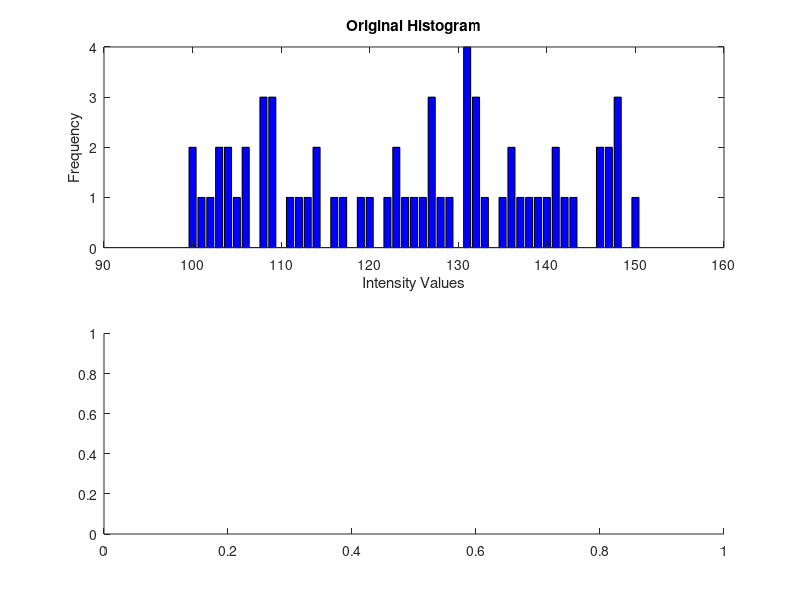

Write MATLAB code to recreate this figure. (Note: this script raises an error after producing the figure.)
%Histogram Equalisation
%Created by Vignesh Kailash

clc;
clear all;
close all;


I = round(100 + (100 - 50) * rand(8)); % Values in the range [50, 150]


Ia = I(:)';


sortIa = sort(Ia);


[uniqueNumbers, ~, idx] = unique(sortIa); % Unique intensities and indices
frequencies = accumarray(idx, 1); % Frequency of each intensity


cumulativeFrequencies = cumsum(frequencies);


totalPixels = numel(I);


cdf_min = min(cumulativeFrequencies(cumulativeFrequencies > 0));


L = 256;


h_v = round(((cumulativeFrequencies - cdf_min) / (totalPixels - cdf_min)) * (L - 1));


equalizedImage = zeros(size(I)); % Initialize equalized image
for i = 1:length(uniqueNumbers)
    equalizedImage(I == uniqueNumbers(i)) = h_v(i);
end

equalizedImage = uint8(equalizedImage);
I = uint8(I);


figure(1);
subplot(2, 1, 1);
bar(uniqueNumbers, frequencies, 'FaceColor', 'b');
title('Original Histogram');
xlabel('Intensity Values');
ylabel('Frequency');

subplot(2, 1, 2);
bar(0:L-1, histcounts(equalizedImage(:), 0:L), 'FaceColor', 'r');
title('Equalized Histogram');
xlabel('Intensity Values');
ylabel('Frequency');

figure(2)
subplot(1,2,1)
imshow(I)
title("Original Image");

subplot(1,2,2)
imshow(equalizedImage)
title("Equalised Image");
